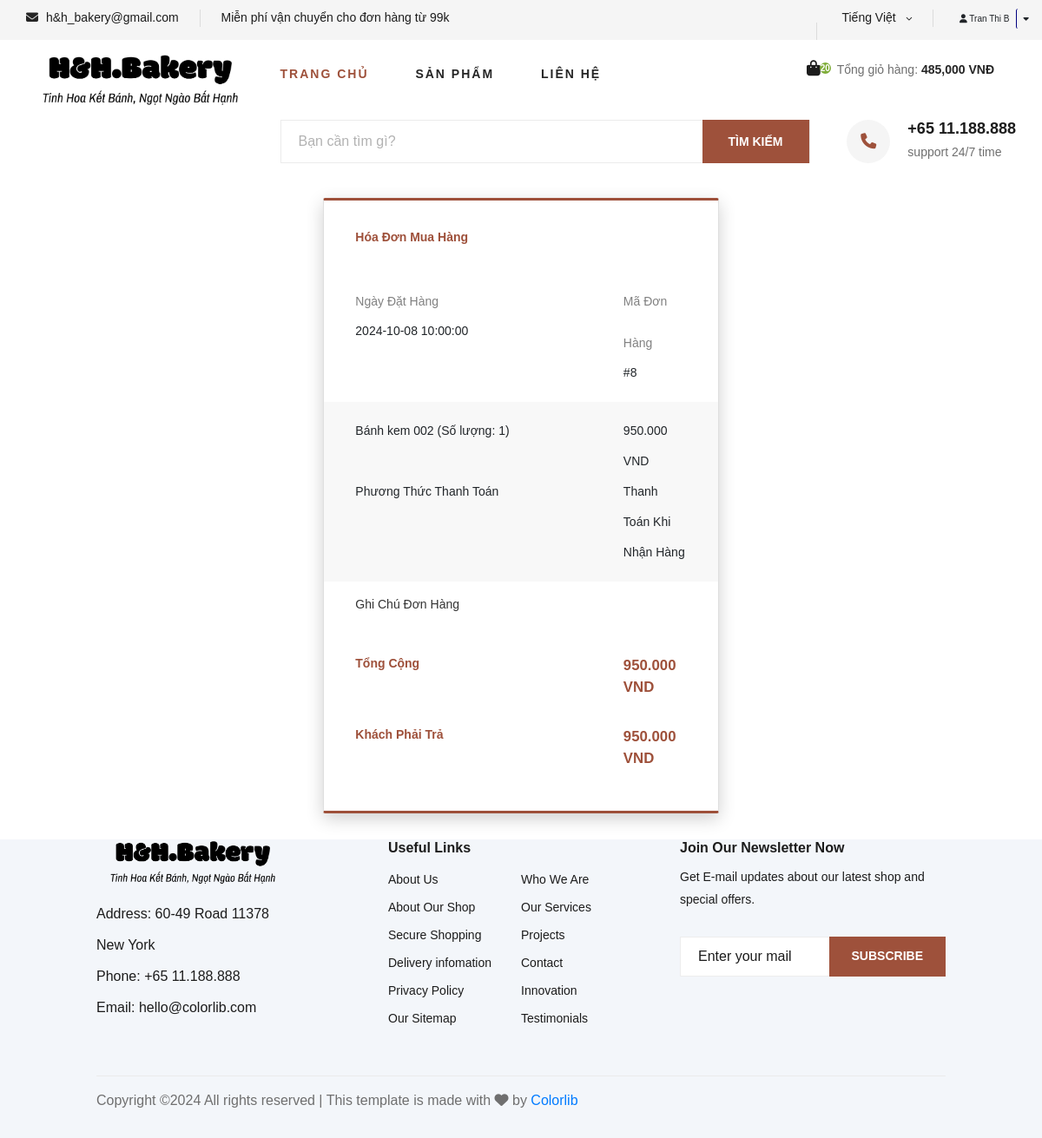
The page /order_success.php (signed in) on the database as committed earlier.
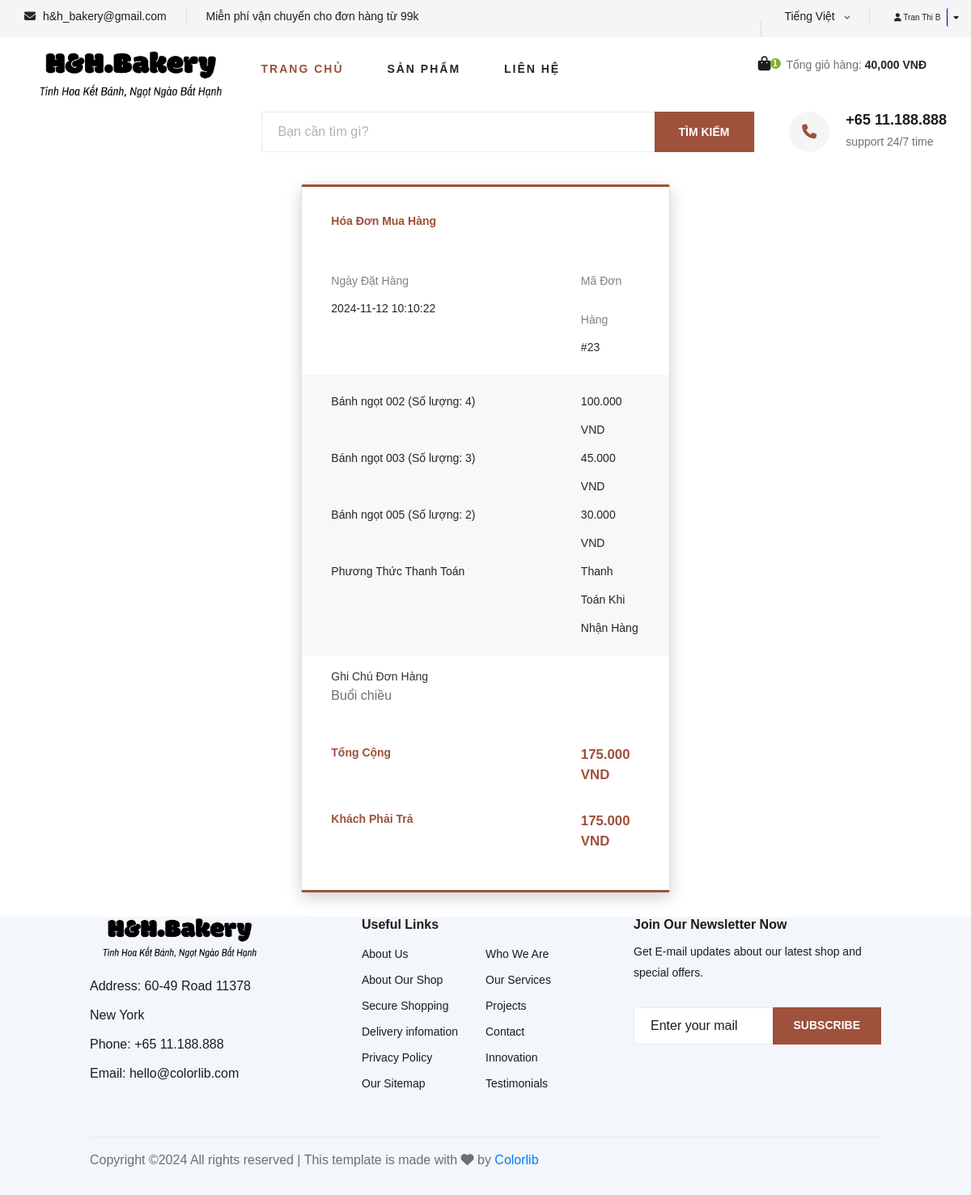
The same page on the database as committed later.
### tables this page shows
CREATE TABLE `orders` (
  `order_id` int(11) NOT NULL,
  `customer_id` int(11) DEFAULT NULL,
  `total_amount` decimal(10,2) NOT NULL,
  `order_status` enum('pending','processing','completed','cancelled') DEFAULT 'pending',
  `order_date` timestamp NOT NULL DEFAULT current_timestamp(),
  `payment_method` varchar(50) DEFAULT 'Thanh Toán Khi Nhận Hàng',
  `shipping_address` varchar(255) NOT NULL,
  `shipping_city` varchar(100) NOT NULL,
  `shipping_phone` varchar(20) NOT NULL,
  `notes` text DEFAULT NULL
);

CREATE TABLE `orderdetails` (
  `order_detail_id` int(11) NOT NULL,
  `order_id` int(11) DEFAULT NULL,
  `product_id` int(11) DEFAULT NULL,
  `quantity` int(11) NOT NULL,
  `price` decimal(10,2) NOT NULL
);

CREATE TABLE `products` (
  `product_id` int(11) NOT NULL,
  `product_name` varchar(255) NOT NULL,
  `description` text DEFAULT NULL,
  `price` decimal(10,2) NOT NULL,
  `stock_quantity` int(11) DEFAULT 0,
  `product_image` varchar(255) DEFAULT NULL,
  `category_id` int(11) DEFAULT NULL,
  `created_at` timestamp NOT NULL DEFAULT current_timestamp(),
  `updated_at` timestamp NOT NULL DEFAULT current_timestamp() ON UPDATE current_timestamp()
);

### order_success.php (the view, shortened to what the changed rows need)
<?php
include 'includes/db_conn.inc';
$customer_id = $_SESSION['customer_id'];
$query = "
    SELECT o.order_id, o.total_amount, o.order_date, o.shipping_address, o.shipping_city, o.shipping_phone, o.notes, o.payment_method
    FROM orders o
    WHERE o.customer_id = ?
    ORDER BY o.order_date DESC
    LIMIT 1";
$stmt = $conn->prepare($query);
$stmt->bind_param("i", $customer_id);
$stmt->execute();
$result = $stmt->get_result();
$order = $result->fetch_assoc();
$productQuery = "
    SELECT p.product_name, od.price, od.quantity
    FROM orderdetails od
    JOIN products p ON od.product_id = p.product_id
    WHERE od.order_id = ?";
$productStmt = $conn->prepare($productQuery);
$productStmt->bind_param("i", $order['order_id']);
$productStmt->execute();
$productResult = $productStmt->get_result();
$products = $productResult->fetch_all(MYSQLI_ASSOC);
?>
<div class="card mb-5">
    <div class="info">
        <div class="row">
            <div class="col-9">
                <span id="heading">Ngày Đặt Hàng</span><br>
                <span id="details"><?php echo htmlspecialchars($order['order_date']); ?></span>
            </div>
            <div class="col-3 pull-right">
                <span id="heading">Mã Đơn Hàng</span><br>
                <span id="details">#<?php echo htmlspecialchars($order['order_id']); ?></span>
            </div>
        </div>
    </div>
    <div class="pricing">
        <?php foreach ($products as $product): ?>
            <div class="row">
                <div class="col-9">
                    <span id="name"><?php echo htmlspecialchars($product['product_name']); ?> (Số lượng:
                        <?php echo $product['quantity']; ?>)</span>
                </div>
                <div class="col-3">
                    <span id="price"><?php echo number_format($product['price'] * $product['quantity'], 0, ',', '.'); ?>
                        VND</span>
                </div>
            </div>
        <?php endforeach; ?>
        <div class="row">
            <div class="col-3">
                <span id="price"><?php echo htmlspecialchars($order['payment_method'] ?? 'Chuyển khoản'); ?></span>
            </div>
        </div>
    </div>
    <div class="notes">
        <div class="row">
            <div class="col-12">
                <span>Ghi Chú Đơn Hàng</span><br>
                <p id="details"><?php echo nl2br(htmlspecialchars($order['notes'])); ?></p>
            </div>
        </div>
    </div>
    <div class="total">
        <div class="row">
            <div class="col-3"><big><?php echo number_format($order['total_amount'], 0, ',', '.'); ?> VND</big></div>
        </div>
    </div>
    <div class="total">
        <div class="row">
            <div class="col-3"><big><?php echo number_format($order['total_amount'], 0, ',', '.'); ?> VND</big></div>
        </div>
    </div>
</div>
<?php
include 'includes/layout.php';
?>

### includes/header.php (shortened to what the changed rows need)
<?php
include 'db_conn.inc';
$totalAmount = 0;
$totalItems = 0;
if (isset($_SESSION['customer_id'])) {
    $customerId = $_SESSION['customer_id'];
    $sql = "SELECT SUM(ci.quantity) AS total_items, SUM(ci.quantity * ci.price) AS total_amount
            FROM cartitems ci
            JOIN carts c ON ci.cart_id = c.cart_id
            WHERE c.customer_id = ?";
    $stmt = $conn->prepare($sql);
    $stmt->bind_param("i", $customerId);
    $stmt->execute();
    $result = $stmt->get_result();
    $cartData = $result->fetch_assoc();
    if ($cartData) {
        $totalItems = $cartData['total_items'] ? $cartData['total_items'] : 0;
        $totalAmount = $cartData['total_amount'] ? $cartData['total_amount'] : 0;
    }
}
?>
<header class="header">
    <div class="container">
        <div class="row">
            <div class="col-lg-3">
                <div class="header__cart">
                    <ul>
                        <?php if ($totalItems > 0): ?>
                            <li><a href="./shoping-cart.php"><i class="fa fa-shopping-bag"></i>
                                    <span><?php echo $totalItems; ?></span></a></li>
                            <div class="header__cart__price">Tổng giỏ hàng:
                                <span><?php echo number_format($totalAmount, 0); ?> VNĐ</span></div>
                        <?php else: ?>
                            <li><a href="./shoping-cart.php"><i class="fa fa-shopping-bag"></i> <span>0</span></a></li>
                            <div class="header__cart__price">Giỏ hàng trống</div>
                        <?php endif; ?>
                    </ul>
                </div>
            </div>
        </div>
    </div>
</header>

Rows that differ between the two databases and show on the page:
no longer on this page (row unchanged): orders: order_date "2024-10-08 10:00:00", order_id "8", payment_method "Thanh Toán Khi Nhận Hàng", total_amount "950.000"
no longer on this page (row unchanged): orderdetails: product.product_name "Bánh kem 002", quantity "1", $product['price'] * $product['quantity'] "950.000"
added orders: order_date "2024-11-12 10:10:22", order_id "23", payment_method "Thanh Toán Khi Nhận Hàng", notes "Buổi chiều", total_amount "175.000"
added orderdetails: product.product_name "Bánh ngọt 002", quantity "4", $product['price'] * $product['quantity'] "100.000"
added orderdetails: product.product_name "Bánh ngọt 003", quantity "3", $product['price'] * $product['quantity'] "45.000"
added orderdetails: product.product_name "Bánh ngọt 005", quantity "2", $product['price'] * $product['quantity'] "30.000"
Other text that changed with them:
$totalItems: "20" → "1"
$totalAmount: "485,000" → "40,000"
